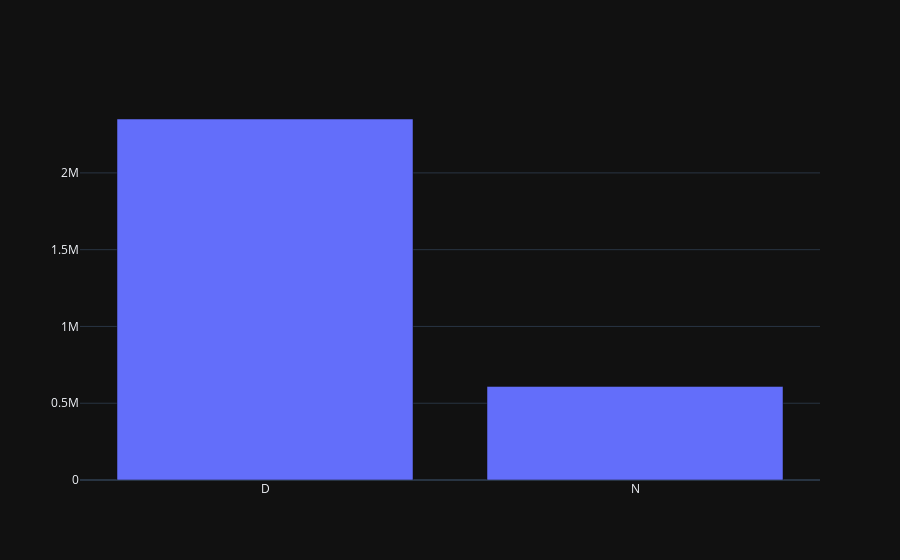

This figure's notebook cell:
### Code cell
fig=go.Figure()
daynight=data['daynight'].value_counts()
fig.add_trace(go.Bar(x=daynight.index,y=daynight.values))

### Figure 1 — Plotly figure (JSON) as saved in the notebook; plotly's stock layout.template omitted (floating-point values rounded to 4 significant figures)
{"data": [{"x": ["D", "N"], "y": [2350890, 609532], "type": "bar"}], "layout": {}}
